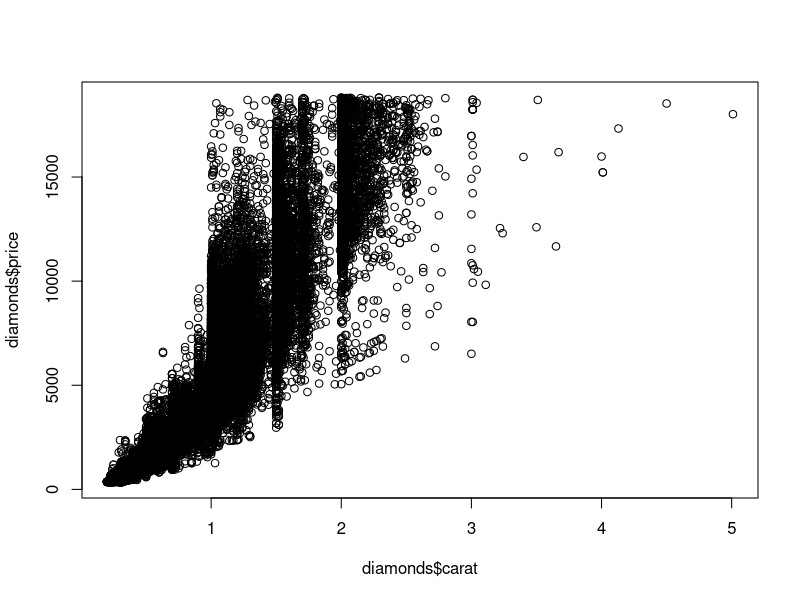
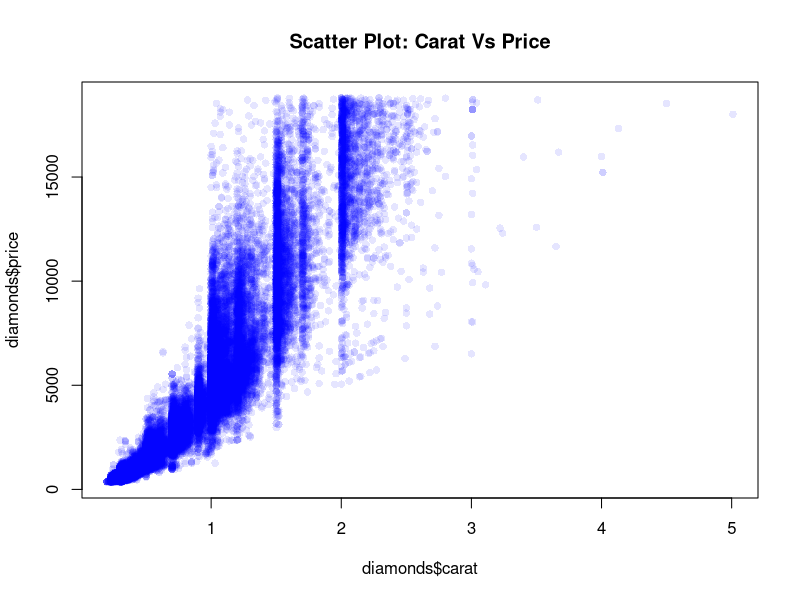
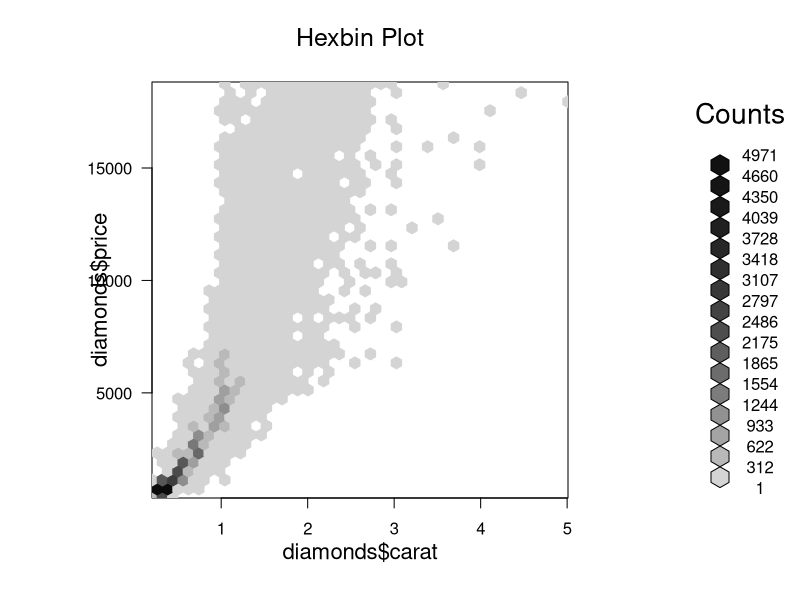
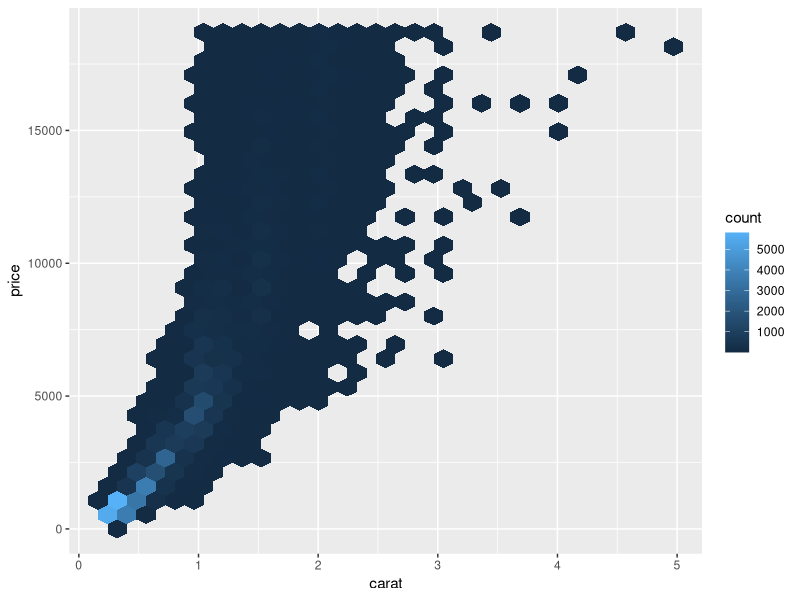
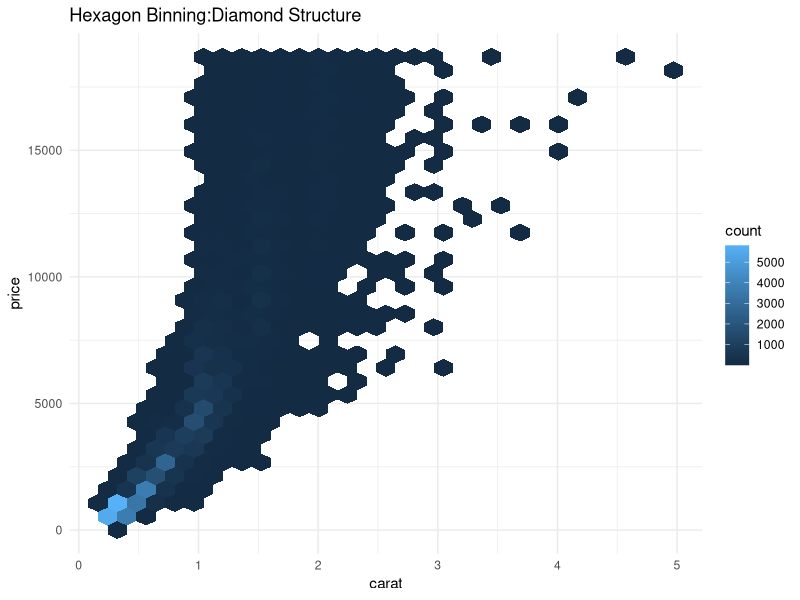
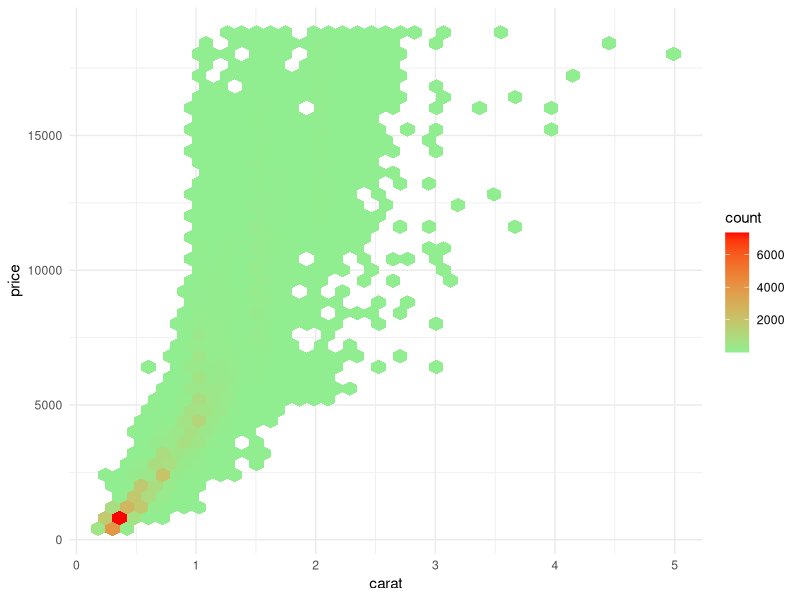
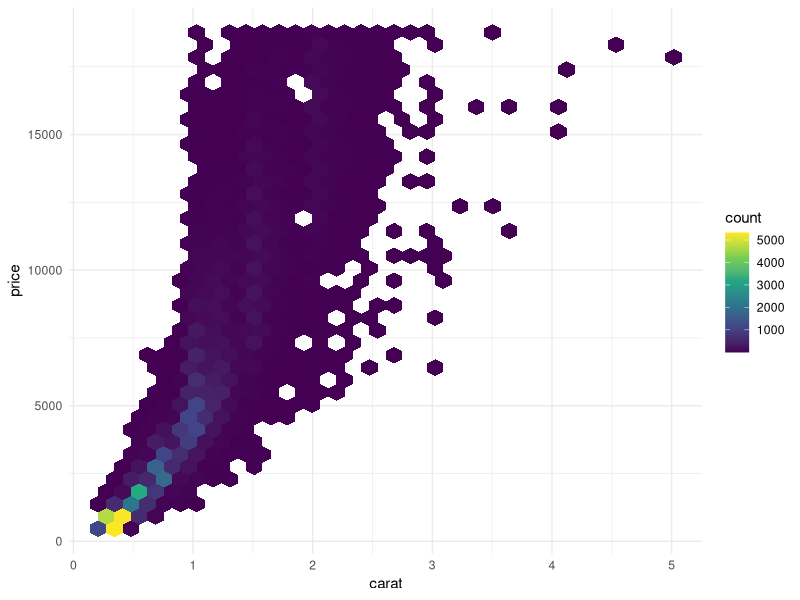
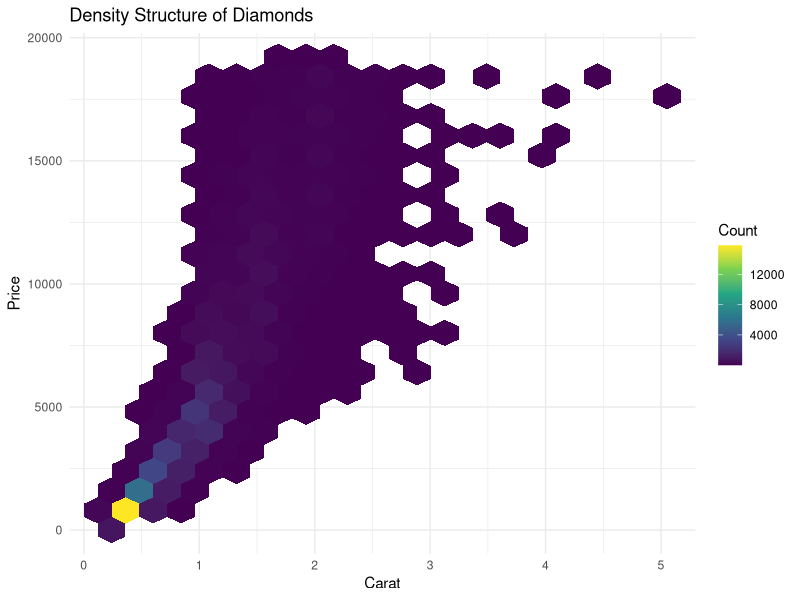

These figures' R source, in order:
# DV Lab – Week 06A
# Name:N.charan kumar reddy
# Roll No:23A91A6145
#Load and Understand the DataSet
data(diamonds)
data(package=.packages(all.available = TRUE))
library(ggplot2)
data("diamonds")
str(diamonds)
dim(diamonds)
?diamonds

#Very basic Scatter'

plot(diamonds$carat,diamonds$price)

#improved Scatter
plot(diamonds$carat,diamonds$price,col=rgb(0,0,1,0.1),pch=16,
     main = "Scatter Plot: Carat Vs Price")
#Hexbin Using base r
install.packages('hexbin')

library(hexbin)
hb<-hexbin(diamonds$carat,diamonds$price,xbins = 40)
plot(hb,main="Hexbin Plot")

#basic hexbin using ggplot2

ggplot(diamonds,aes(x=carat,y=price))+
  geom_hex()
#labeled hexbin

#labeled hexbin plot
ggplot(diamonds,aes(carat,price))+
  geom_hex()+
  labs(title='Hexagon Binning:Diamond Structure',x='carat',y='price')+
  theme_minimal()

# Control Hexagon Density
ggplot(diamonds,aes(carat,price))+
  geom_hex(bins=40)+
  scale_fill_gradient(low="lightgreen",high="red")+
  theme_minimal()

# Color Meaning
# Light-> Fewer Diamonds
# Dark -> dense Region

#Professional Palette (Virdis)
ggplot(diamonds,aes(carat,price))+geom_hex(bins=35)+scale_fill_viridis_c()+
  theme_minimal()
#add legend title

ggplot(diamonds,aes(carat,price))+geom_hex(bins=20)+
  scale_fill_viridis_c(name="Count")+
  labs(title = "Density Structure of Diamonds",x="Carat",y="Price")+
  theme_minimal()

#Faceted Hexbin
ggplot(diamonds,aes(carat,price))+
  geom_hex()+
  scale_fill_viridis_c()+
  facet_wrap(~cut)+
  theme_minimal()

#Log Scale Hexbin
ggplot(diamonds,aes(carat,price))+
  geom_hex()+
  scale_fill_viridis_c()+
  scale_y_log10()+
  theme_minimal()

#2d Density Alternative
ggplot(diamonds, aes(carat, price)) +
  geom_density_2d() +
  scale_y_log10() +
  theme_minimal()